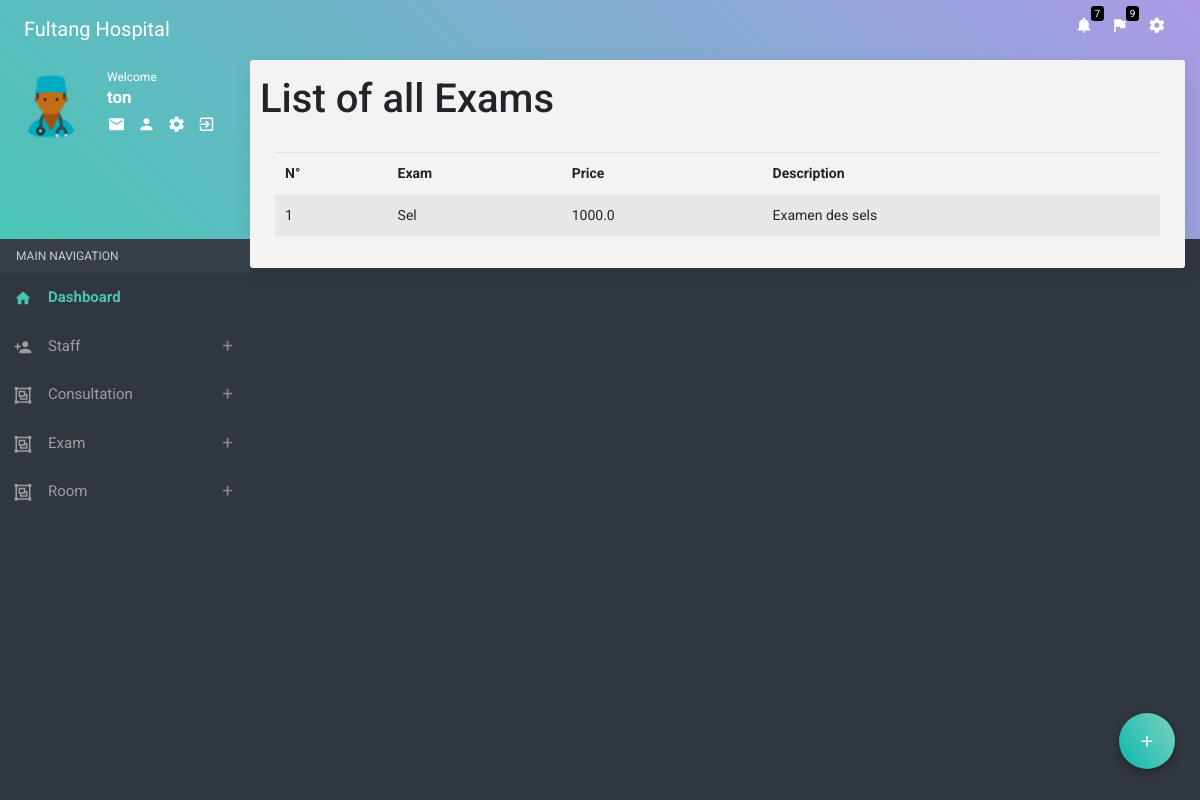
/dashboard/exam_list (signed in), run on the app's committed database.
### polyclinic/models.py (models this page shows, shortened)
class MedicalStaff(AbstractUser):
    role = models.CharField(max_length=20, choices=ROLES, default='NoRole')
    cniNumber = models.CharField(max_length=20, blank=True, default=" ")  # The patient CNI
    gender = models.CharField(max_length=50, choices=SEXE, default='Male', blank=True)
    profile_picture = models.ImageField(upload_to='social/images', blank=True, null=True)
    objects = MedicalStaffManager()

class Exam(models.Model):
    examName = models.CharField(max_length=100)
    examCost = models.FloatField()
    examDescription = models.TextField(max_length=23, blank=True, null=True)

### polyclinic/views/dashboard.py (the view)
# urls.py: path('exam_list', exam_list),
@login_required(login_url='/')
def exam_list(request):
    list = Exam.objects.all()
    return render(request,'dashboard/exam_list.html',{'list':list})

### polyclinic/templates/dashboard/exam_list.html
{% extends 'dashboard/base_dashboard.html' %}
{% load static %}
{% block content %}
<div class="row clearfix">
	<div class="text"> <h1>List of all Exams </h1> </div>
</div>
<br>
<div class="body">
    <div class="table-responsive">
        <table class="table table-striped">
            <thead>
                <th>N°</th>
                <th>Exam</th>
                <th>Price</th>
                <th>Description</th>
            </thead>
            <tbody>
                {%for exam in list%}
                <tr>
                    <td></td>
                    <td>{{exam.examName}}</td>
                    <td>{{exam.examCost}}</td>
                    <td>{{exam.examDescription}}
                    </td>
                </tr>
                {%endfor%}
            </tbody>
        </table>
    </div>
</div>
{%endblock content%}

### polyclinic/templates/dashboard/base_dashboard.html (shortened to what this page needs)
<!DOCTYPE html>
{% load static %}
<html>
<head>
<link rel="stylesheet" href="{% static 'assets/plugins/bootstrap/css/bootstrap.min.css' %}"/>
<link rel="stylesheet" href="{% static 'assets/plugins/morrisjs/morris.css' %}"/>
<link rel="stylesheet" href="{% static 'assets/css/main.css' %}"/>
</head>
<body class="theme-cyan">
<ul id="f-menu" class="mfbc-br mfb-zoomin" data-mfb-toggle="hover">
    <li class="mfbc_wrap">
        <a href="javascript:void(0);" class="mfbcb-main g-bg-cyan">
            <i class="mfbcm-icon-resting zmdi zmdi-plus"></i>
        </a>
    </li>
</ul>
<nav class="navbar clearHeader">
    <div class="col-12">
        <div class="navbar-header"> <a href="javascript:void(0);" class="bars"></a> <a class="navbar-brand" href="index-2.html">Fultang Hospital</a> </div>
        <ul class="nav navbar-nav navbar-right">
            <li class="dropdown"> <a href="javascript:void(0);" class="dropdown-toggle" data-toggle="dropdown" role="button"><i class="zmdi zmdi-notifications"></i> <span class="label-count">7</span> </a>
            </li>
            <li class="dropdown"> <a href="javascript:void(0);" class="dropdown-toggle" data-toggle="dropdown" role="button"><i class="zmdi zmdi-flag"></i><span class="label-count">9</span> </a>
            </li>
            <li><a href="javascript:void(0);" class="js-right-sidebar" data-close="true"><i class="zmdi zmdi-settings"></i></a></li>
        </ul>
    </div>
</nav>
<section>
    <aside id="leftsidebar" class="sidebar">
        <div class="user-info">
            <div class="admin-image"> <img src="{% static 'assets/images/doctor.jpg' %}" alt=""> </div>
            <div class="admin-action-info"> <span>Welcome</span>
                <h3>{{user.username}}</h3>
                <ul>
                    <li><a href="mail-inbox.html" title="Go to Inbox"><i class="zmdi zmdi-email"></i></a></li>
                    <li><a href="profile.html" title="Go to Profile"><i class="zmdi zmdi-account"></i></a></li>
                    <li><a href="javascript:void(0);" class="js-right-sidebar" data-close="true"><i class="zmdi zmdi-settings"></i></a></li>
                    <li><a href="../" title="sign out" ><i class="zmdi zmdi-sign-in"></i></a></li>
                </ul>
            </div>
        </div>
        <div class="menu">
            <ul class="list">
                <li class="header">MAIN NAVIGATION</li>
                <li class="active open"><a href="/dashboard/"><i class="zmdi zmdi-home"></i><span>Dashboard</span></a></li>
                <li><a href="javascript:void(0);" class="menu-toggle"><i class="zmdi zmdi-account-add"></i><span>Staff</span> </a>
                <li><a href="javascript:void(0);" class="menu-toggle"><i class="zmdi zmdi-group"></i><span>Consultation</span> </a>
                <li><a href="javascript:void(0);" class="menu-toggle"><i class="zmdi zmdi-group"></i><span>Exam</span> </a>
                <li><a href="javascript:void(0);" class="menu-toggle"><i class="zmdi zmdi-group"></i><span>Room</span> </a>
            </ul>
        </div>
    </aside>
</section>
<section class="content home">
    <div class="container-fluid">
        {% block content %}
        {% endblock content %}
	</div>
</section>
</body>
</html>

### polyclinic/templates/dashboard/base_dashboard.html (style rules this page uses)
table { counter-reset: row-num }
table tbody tr { counter-increment : row-num }
table tbody tr td:first-child::before { content : counter(row-num) }

### data on the page
MedicalStaff: username "ton"
Exam: examName "Sel", examCost "1000.0", examDescription "Examen des sels"
